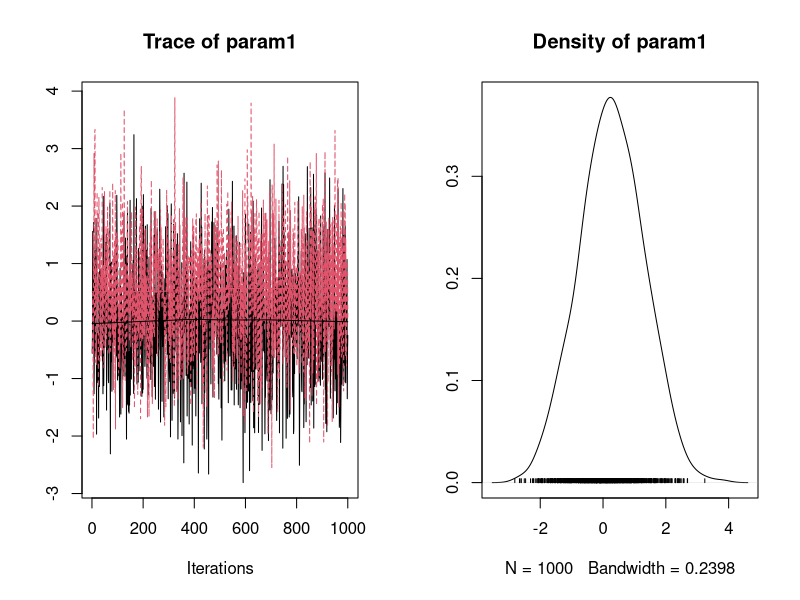

R code for this plot:
# Traceplots MCMC avec coda

# Installer coda si nécessaire
# install.packages("coda")

library(coda)

# Exemple : supposons que 'samples' est un objet mcmc.list de JAGS
# Ici on simule un exemple simple pour démonstration
set.seed(123)
chain1 <- mcmc(matrix(rnorm(1000), ncol=1, dimnames=list(NULL, "param1")))
chain2 <- mcmc(matrix(rnorm(1000, mean=0.5), ncol=1, dimnames=list(NULL, "param1")))
samples <- mcmc.list(chain1, chain2)

# Affichage des traceplots et densités
plot(samples)
